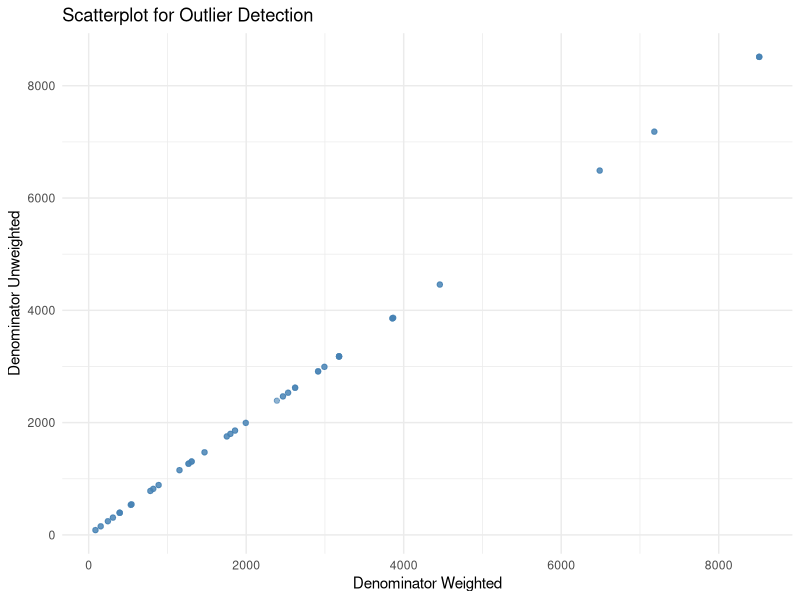
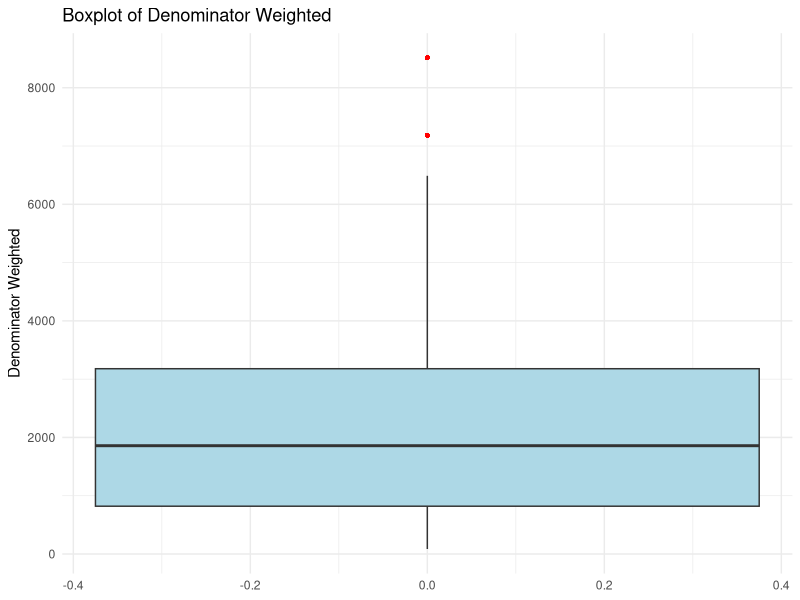

Recreate these plots in R, in order. (Note: this script raises an error after producing the figures.)
## ---- chunk 1
knitr::opts_chunk$set(echo = TRUE)
## ---- chunk 2
library(dplyr)
library(tidyr)
library(stringr)
library(readr)
library(here)
library(ggplot2)

getwd()
list.files("data/raw_data")
## ---- chunk 3
hiv_df <- read_csv(here("raw_data", "hiv-behavior_national_zaf.csv"))
## ---- chunk 4
head(hiv_df)
## ---- chunk 5
hiv_df <- hiv_df[-1, ]
## ---- chunk 6
dim(hiv_df)
## ---- chunk 7
dup_check <- hiv_df %>%
  group_by(Indicator, SurveyYear, CharacteristicId, Value) %>%
  filter(n() > 1)

dup_check

## ---- chunk 8
hiv_df <- hiv_df %>%
  distinct(Indicator, SurveyYear, CharacteristicId, Value, .keep_all = TRUE)

## ---- chunk 9

data.frame(
  Column = names(hiv_df),
  Missing_Percentage = paste0(round(colMeans(is.na(hiv_df)) * 100, 2), "%")
  )

## ---- chunk 10
data.frame(
  Column = names(hiv_df),
  Missing_Data = paste0(colSums(is.na(hiv_df)))
  )
## ---- chunk 11
data.frame(
  Column = names(hiv_df),
  paste0(sapply(hiv_df, typeof))
)

## ---- chunk 12
str(hiv_df)

## ---- chunk 13
hiv_df <- hiv_df %>%
  mutate(
        Value = as.numeric(Value),
    Precision = as.numeric(Precision),
    SurveyYear = as.integer(SurveyYear),
    IndicatorOrder = as.integer(IndicatorOrder),
    CharacteristicId = as.integer(CharacteristicId),
    CharacteristicOrder = as.integer(CharacteristicOrder),
    IsTotal = as.logical(as.integer(IsTotal)),
    IsPreferred = as.logical(as.integer(IsPreferred)),
    SurveyYearLabel = as.integer(SurveyYearLabel),
    DenominatorWeighted = as.numeric(DenominatorWeighted),
    DenominatorUnweighted = as.numeric(DenominatorUnweighted),
  )
## ---- chunk 14
library(dplyr)
library(purrr)

# Summary table: column name, number of unique values, sample of unique values
n_sample <- 3

summary_tbl <- hiv_df %>%
  map_df(~ tibble(
    n_unique = n_distinct(.),
    sample_values = paste(head(unique(.), n_sample), collapse = ", ")
  ), .id = "column")


summary_tbl


## ---- chunk 15
hiv_df <- hiv_df %>%
  select(
    -ISO3, 
    -DHS_CountryCode, 
    -CountryName, 
    -SurveyId,
    -ByVariableId, 
    -ByVariableLabel, 
    -IsTotal,
    -RegionId, 
    -SurveyYearLabel, 
    -SurveyType,
    -CharacteristicOrder
    
  )
## ---- chunk 16


library(dplyr)
library(tidyr)

hiv_df <- hiv_df %>%
  mutate(
    DenominatorWeighted = if_else(DataId == "796612", 2955, DenominatorUnweighted),
    DenominatorWeighted = if_else(DataId == "795149", 2343, DenominatorUnweighted),
    DenominatorWeighted = if_else(DataId == "393814", 2842, DenominatorUnweighted),
    DenominatorWeighted = if_else(DataId == "407073", 1984, DenominatorUnweighted),
    DenominatorWeighted = if_else(DataId == "253304", 1235, DenominatorUnweighted),
    DenominatorWeighted = if_else(DataId == "253300", 848, DenominatorUnweighted) 
  )


hiv_df[
       c("DataId", "DenominatorWeighted", "DenominatorUnweighted")]

## ---- chunk 17
ggplot(hiv_df, aes(x = DenominatorWeighted, y = DenominatorUnweighted)) +
  geom_point(alpha = 0.6, color = "steelblue") +
  labs(title = "Scatterplot for Outlier Detection",
       x = "Denominator Weighted",
       y = "Denominator Unweighted") +
  theme_minimal()


ggplot(hiv_df, aes(y = DenominatorWeighted)) +
  geom_boxplot(fill = "lightblue", outlier.color = "red", outlier.shape = 16) +
  labs(title = "Boxplot of Denominator Weighted",
       y = "Denominator Weighted") +
  theme_minimal()

## ---- chunk 18
dim(hiv_df)
## ---- chunk 19
# Calculate IQR boundaries
Q1_w <- quantile(hiv_df$DenominatorWeighted, 0.25, na.rm = TRUE)
Q3_w <- quantile(hiv_df$DenominatorWeighted, 0.75, na.rm = TRUE)
IQR_w <- Q3_w - Q1_w
lower_w <- Q1_w - 1.5 * IQR_w
upper_w <- Q3_w + 1.5 * IQR_w

Q1_uw <- quantile(hiv_df$DenominatorUnweighted, 0.25, na.rm = TRUE)
Q3_uw <- quantile(hiv_df$DenominatorUnweighted, 0.75, na.rm = TRUE)
IQR_uw <- Q3_uw - Q1_uw
lower_uw <- Q1_uw - 1.5 * IQR_uw
upper_uw <- Q3_uw + 1.5 * IQR_uw

# Cap values to the IQR limits
hiv_df <- hiv_df %>%
  mutate(
    DenominatorWeighted = pmin(pmax(DenominatorWeighted, lower_w), upper_w),
    DenominatorUnweighted = pmin(pmax(DenominatorUnweighted, lower_uw), upper_uw)
  )


## ---- chunk 20
write_csv(hiv_df, here("cleaned_data", "hiv-behavior_cleaned.csv"))
